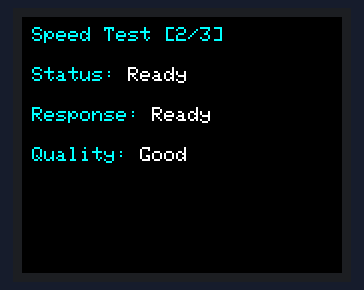
Simulated run of this sketch. Board: ESP32-C3. Shown: 160×128 colour display. WiFi joins after 1.5 s; servers stay silent unless stated; what the sketch prints to the serial monitor is not drawn.

Above: at 5.1 s.
At 10.1 s:
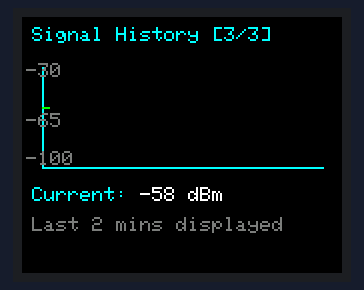
At 15.2 s:
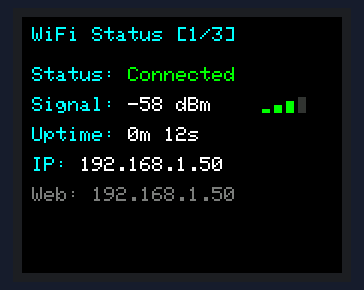
At 20.2 s:
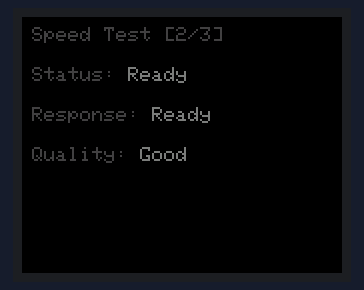
At 25.3 s:
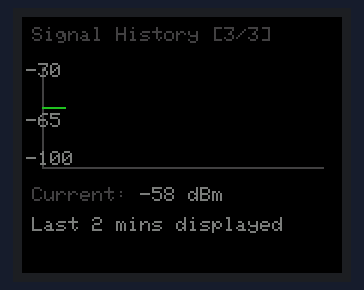
At 30.3 s:
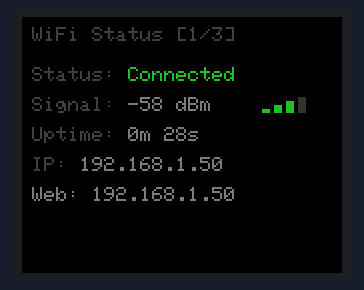

The sketch:

mininoc.ino
```cpp
#include <WiFi.h>
#include <Adafruit_GFX.h>
#include <Adafruit_ST7735.h>
#include <SPI.h>
#include <WebServer.h>
#include <HTTPClient.h>

// Replace with your network credentials
const char* ssid = "YOURWIFISSID";
const char* password = "YOURWIFIPASSWORD";

// ST7735 TFT display pin definitions for ESP32-C3 SuperMini
#define TFT_CS    7   // Chip select
#define TFT_RST   6   // Reset
#define TFT_DC    5   // Data/Command
#define TFT_MOSI  4   // SDA/MOSI
#define TFT_SCLK  3   // SCL/SCLK

// Create display object
Adafruit_ST7735 tft = Adafruit_ST7735(TFT_CS, TFT_DC, TFT_MOSI, TFT_SCLK, TFT_RST);

// Web server
WebServer server(80);

// Display pages
enum DisplayPage {
  PAGE_STATUS,
  PAGE_SPEED_TEST,
  PAGE_HISTORY_GRAPH,
  PAGE_COUNT
};

DisplayPage currentPage = PAGE_STATUS;
unsigned long lastPageSwitch = 0;
const unsigned long pageInterval = 5000; // Switch pages every 5 seconds

// Variables for tracking uptime
unsigned long startTime;
unsigned long lastUpdate = 0;
const unsigned long updateInterval = 5000; // Update every 5 seconds

// WiFi retry logic variables
unsigned long lastWiFiCheck = 0;
const unsigned long wifiCheckInterval = 5000; // Check WiFi every 5 seconds
bool wasConnected = false;
int retryCount = 0;
const int maxRetries = 3;

// Speed test variables
float downloadSpeedMbps = 0.0;
float uploadSpeedMbps = 0.0;
unsigned long lastSpeedTest = 0;
const unsigned long speedTestInterval = 30000; // Test every 30 seconds
bool speedTestInProgress = false;
String speedTestStatus = "Ready";

// Connection history for graph (last 60 data points)
int rssiHistory[60];
int historyIndex = 0;
bool historyFull = false;
unsigned long lastHistoryUpdate = 0;
const unsigned long historyInterval = 2000; // Update history every 2 seconds

// Display dimming
bool isDimmed = false;
unsigned long dimTimer = 0;
const unsigned long dimDelay = 15000; // Dim after 15 seconds
unsigned long lastPowerOn = 0; // Track power cycles

void setup() {
  Serial.begin(115200);
  // Initialize display
  tft.initR(INITR_BLACKTAB);
  tft.setRotation(1); // Landscape orientation
  tft.fillScreen(ST77XX_BLACK);
  // Initialize history array
  for (int i = 0; i < 60; i++) {
    rssiHistory[i] = -100; // Initialize with very poor signal
  }
  // Display startup message
  tft.setTextColor(ST77XX_WHITE);
  tft.setTextSize(1);
  tft.setCursor(10, 10);
  tft.println("ESP32-C3 Mini NOC");
  tft.setCursor(10, 30);
  tft.println("Connecting to WiFi...");
  // Connect to WiFi
  connectToWiFi();
  startTime = millis();
  lastPowerOn = millis();
  dimTimer = millis();
  // Initialize web server
  setupWebServer();
  // Clear screen after connection
  tft.fillScreen(ST77XX_BLACK);
}

void loop() {
  // Handle web server
  server.handleClient();
  // Check WiFi connection status periodically
  if (millis() - lastWiFiCheck >= wifiCheckInterval) {
    checkWiFiConnection();
    lastWiFiCheck = millis();
  }
  // Update connection history
  if (millis() - lastHistoryUpdate >= historyInterval && WiFi.status() == WL_CONNECTED) {
    updateConnectionHistory();
    lastHistoryUpdate = millis();
  }
  // Perform speed test periodically
  if (millis() - lastSpeedTest >= speedTestInterval && WiFi.status() == WL_CONNECTED && !speedTestInProgress) {
    performSpeedTest();
    lastSpeedTest = millis();
  }
  // Handle display dimming
  handleDisplayDimming();
  // Switch pages every 5 seconds
  if (millis() - lastPageSwitch >= pageInterval) {
    currentPage = (DisplayPage)((currentPage + 1) % PAGE_COUNT);
    lastPageSwitch = millis();
    tft.fillScreen(ST77XX_BLACK); // Clear entire screen before switching pages
    updateDisplay(); // Immediately draw new page
  }
  // Update display
  if (millis() - lastUpdate >= updateInterval) {
    updateDisplay();
    lastUpdate = millis();
  }
  delay(100);
}

void connectToWiFi() {
  WiFi.begin(ssid, password);
  int attempts = 0;
  while (WiFi.status() != WL_CONNECTED && attempts < 30) { // 30 second timeout
    delay(1000);
    Serial.println("Connecting to WiFi...");
    attempts++;
  }
  if (WiFi.status() == WL_CONNECTED) {
    Serial.println("WiFi connected!");
    Serial.print("IP address: ");
    Serial.println(WiFi.localIP());
    wasConnected = true;
    retryCount = 0;
    dimTimer = millis(); // Reset dim timer on connection
  } else {
    Serial.println("WiFi connection failed!");
    wasConnected = false;
  }
}

void checkWiFiConnection() {
  if (WiFi.status() != WL_CONNECTED && wasConnected) {
    Serial.println("WiFi disconnected! Attempting to reconnect...");
    retryCount++;
    if (retryCount <= maxRetries) {
      WiFi.disconnect();
      delay(1000);
      connectToWiFi();
    } else {
      Serial.println("Max retry attempts reached. Will keep trying...");
      retryCount = 0; // Reset counter to keep trying
    }
  }
  // Update connection state
  if (WiFi.status() == WL_CONNECTED) {
    wasConnected = true;
  } else {
    wasConnected = false;
  }
}

void updateConnectionHistory() {
  if (WiFi.status() == WL_CONNECTED) {
    rssiHistory[historyIndex] = WiFi.RSSI();
  } else {
    rssiHistory[historyIndex] = -100; // Disconnected
  }
  historyIndex = (historyIndex + 1) % 60;
  if (historyIndex == 0) historyFull = true;
}

void performSpeedTest() {
  speedTestInProgress = true;
  speedTestStatus = "Testing...";
  // Memory-efficient ping-based connection quality test
  HTTPClient http;
  http.begin("http://httpbin.org/status/200"); // Just get HTTP status, no data download
  http.setTimeout(5000); // 5 second timeout
  unsigned long startTime = millis();
  int httpCode = http.GET();
  unsigned long endTime = millis();
  if (httpCode == 200) {
    float responseTime = endTime - startTime; // Response time in ms
    // Estimate "speed" based on response time (lower is better)
    // This is more of a connection quality indicator than actual speed
    if (responseTime < 100) {
      downloadSpeedMbps = 10.0; // Excellent connection
    } else if (responseTime < 300) {
      downloadSpeedMbps = 5.0;  // Good connection
    } else if (responseTime < 800) {
      downloadSpeedMbps = 2.0;  // Fair connection
    } else {
      downloadSpeedMbps = 0.5;  // Poor connection
    }
    speedTestStatus = String(responseTime) + "ms";
  } else {
    downloadSpeedMbps = 0.0;
    speedTestStatus = "Failed";
  }
  http.end();
  speedTestInProgress = false;
}

void handleDisplayDimming() {
  // Check if we should dim (15 seconds after power on or connection)
  if (!isDimmed && (millis() - dimTimer > dimDelay)) {
    isDimmed = true;
    // Reduce brightness by setting a darker background and text colors
  }
  // Reset dim timer on new connection
  if (WiFi.status() == WL_CONNECTED && !wasConnected) {
    dimTimer = millis();
    isDimmed = false;
  }
}

void updateDisplay() {
  uint16_t textColor = isDimmed ? 0x7BEF : ST77XX_WHITE; // Dimmed or normal text
  uint16_t accentColor = isDimmed ? 0x4208 : ST77XX_CYAN; // Dimmed or normal accent
  switch (currentPage) {
    case PAGE_STATUS:
      drawStatusPage(textColor, accentColor);
      break;
    case PAGE_SPEED_TEST:
      drawSpeedTestPage(textColor, accentColor);
      break;
    case PAGE_HISTORY_GRAPH:
      drawHistoryGraphPage(textColor, accentColor);
      break;
  }
}

void drawStatusPage(uint16_t textColor, uint16_t accentColor) {
  // Page title
  tft.setTextColor(accentColor);
  tft.setTextSize(1);
  tft.setCursor(5, 5);
  tft.println("WiFi Status [1/3]");
  // WiFi connection status
  tft.setCursor(5, 25);
  tft.setTextColor(accentColor);
  tft.print("Status: ");
  if (WiFi.status() == WL_CONNECTED) {
    tft.setTextColor(isDimmed ? 0x2604 : ST77XX_GREEN);
    tft.print("Connected");
  } else {
    tft.setTextColor(isDimmed ? 0x4800 : ST77XX_RED);
    tft.print("Disconnected");
  }
  // Signal strength with bars
  tft.setTextColor(accentColor);
  tft.setCursor(5, 40);
  tft.print("Signal: ");
  if (WiFi.status() == WL_CONNECTED) {
    int rssi = WiFi.RSSI();
    tft.setTextColor(textColor);
    tft.print(rssi);
    tft.print(" dBm");
    drawSignalBars(rssi, 120, 40, isDimmed);
  } else {
    tft.setTextColor(textColor);
    tft.print("N/A");
  }
  // Uptime
  tft.setTextColor(accentColor);
  tft.setCursor(5, 55);
  tft.print("Uptime: ");
  tft.setTextColor(textColor);
  unsigned long uptime = millis() - startTime;
  formatUptime(uptime);
  // IP Address
  tft.setTextColor(accentColor);
  tft.setCursor(5, 70);
  tft.print("IP: ");
  tft.setTextColor(textColor);
  if (WiFi.status() == WL_CONNECTED) {
    tft.print(WiFi.localIP());
  } else {
    tft.print("Not assigned");
  }
  // Web interface info
  tft.setTextColor(0x7BEF);
  tft.setCursor(5, 85);
  tft.print("Web: ");
  if (WiFi.status() == WL_CONNECTED) {
    tft.print(WiFi.localIP());
  } else {
    tft.print("Offline");
  }
}

void drawSpeedTestPage(uint16_t textColor, uint16_t accentColor) {
  // Page title
  tft.setTextColor(accentColor);
  tft.setTextSize(1);
  tft.setCursor(5, 5);
  tft.println("Speed Test [2/3]");
  // Speed test status
  tft.setTextColor(accentColor);
  tft.setCursor(5, 25);
  tft.print("Status: ");
  tft.setTextColor(textColor);
  tft.print(speedTestStatus);
  // Connection quality/response time
  tft.setTextColor(accentColor);
  tft.setCursor(5, 45);
  tft.print("Response: ");
  tft.setTextColor(textColor);
  if (speedTestStatus.indexOf("ms") > 0) {
    tft.print(speedTestStatus); // Shows response time
  } else {
    tft.print(speedTestStatus); // Shows status
  }
  // Connection quality indicator
  tft.setTextColor(accentColor);
  tft.setCursor(5, 65);
  tft.print("Quality: ");
  tft.setTextColor(textColor);
  if (WiFi.status() == WL_CONNECTED) {
    int rssi = WiFi.RSSI();
    if (rssi > -50) tft.print("Excellent");
    else if (rssi > -60) tft.print("Good");
    else if (rssi > -70) tft.print("Fair");
    else tft.print("Poor");
  } else {
    tft.print("Disconnected");
  }
  // Progress bar for speed test
  if (speedTestInProgress) {
    tft.drawRect(5, 85, 100, 8, accentColor);
    // Simple animated progress bar
    int progress = (millis() / 200) % 100;
    tft.fillRect(6, 86, progress, 6, isDimmed ? 0x2604 : ST77XX_GREEN);
  }
}

void drawHistoryGraphPage(uint16_t textColor, uint16_t accentColor) {
  // Page title
  tft.setTextColor(accentColor);
  tft.setTextSize(1);
  tft.setCursor(5, 5);
  tft.println("Signal History [3/3]");
  // Draw graph axes
  int graphX = 10;
  int graphY = 25;
  int graphWidth = 140;
  int graphHeight = 50;
  tft.drawLine(graphX, graphY + graphHeight, graphX + graphWidth, graphY + graphHeight, accentColor); // X-axis
  tft.drawLine(graphX, graphY, graphX, graphY + graphHeight, accentColor); // Y-axis
  // Y-axis labels
  tft.setTextColor(0x7BEF);
  tft.setTextSize(1);
  tft.setCursor(2, graphY - 2);
  tft.print("-30");
  tft.setCursor(2, graphY + graphHeight/2 - 2);
  tft.print("-65");
  tft.setCursor(2, graphY + graphHeight - 8);
  tft.print("-100");
  // Draw signal history graph
  int dataPoints = historyFull ? 60 : historyIndex;
  if (dataPoints > 1) {
    for (int i = 1; i < dataPoints && i < graphWidth; i++) {
      int idx1 = historyFull ? (historyIndex + i - 1) % 60 : i - 1;
      int idx2 = historyFull ? (historyIndex + i) % 60 : i;
      // Map RSSI values (-30 to -100) to graph coordinates
      int y1 = graphY + graphHeight - ((rssiHistory[idx1] + 100) * graphHeight / 70);
      int y2 = graphY + graphHeight - ((rssiHistory[idx2] + 100) * graphHeight / 70);
      // Clamp to graph bounds
      y1 = constrain(y1, graphY, graphY + graphHeight);
      y2 = constrain(y2, graphY, graphY + graphHeight);
      uint16_t lineColor = isDimmed ? 0x2604 : ST77XX_GREEN;
      if (rssiHistory[idx2] < -70) lineColor = isDimmed ? 0x8400 : ST77XX_YELLOW;
      if (rssiHistory[idx2] < -80) lineColor = isDimmed ? 0x4800 : ST77XX_RED;
      tft.drawLine(graphX + i - 1, y1, graphX + i, y2, lineColor);
    }
  }
  // Current RSSI value
  tft.setTextColor(accentColor);
  tft.setCursor(5, 85);
  tft.print("Current: ");
  tft.setTextColor(textColor);
  if (WiFi.status() == WL_CONNECTED) {
    tft.print(WiFi.RSSI());
    tft.print(" dBm");
  } else {
    tft.print("Disconnected");
  }
  // Time indicator
  tft.setTextColor(0x7BEF);
  tft.setCursor(5, 100);
  tft.print("Last 2 mins displayed");
}

void drawSignalBars(int rssi, int x, int y, bool dimmed) {
  int barWidth = 4;
  int barHeight = 8;
  int barSpacing = 6;
  // Clear previous bars
  tft.fillRect(x, y, 35, barHeight, ST77XX_BLACK);
  // Determine number of bars based on RSSI
  int bars = 0;
  if (rssi > -50) bars = 4;        // Excellent
  else if (rssi > -60) bars = 3;   // Good
  else if (rssi > -70) bars = 2;   // Fair
  else if (rssi > -80) bars = 1;   // Poor
  else bars = 0;                   // Very poor
  // Draw signal bars
  for (int i = 0; i < 4; i++) {
    int currentBarHeight = (i + 1) * 2; // Increasing height
    int currentBarY = y + (barHeight - currentBarHeight);
    uint16_t barColor;
    if (i < bars) {
      // Filled bars - color based on signal strength
      if (dimmed) {
        if (bars >= 3) barColor = 0x2604;      // Dimmed green
        else if (bars >= 2) barColor = 0x8400; // Dimmed yellow
        else barColor = 0x4800;                // Dimmed red
      } else {
        if (bars >= 3) barColor = ST77XX_GREEN;
        else if (bars >= 2) barColor = ST77XX_YELLOW;
        else barColor = ST77XX_RED;
      }
    } else {
      // Empty bars
      barColor = 0x31A6; // Dark gray
    }
    tft.fillRect(x + (i * barSpacing), currentBarY, barWidth, currentBarHeight, barColor);
  }
}

void formatUptime(unsigned long uptime) {
  unsigned long seconds = uptime / 1000;
  unsigned long minutes = seconds / 60;
  unsigned long hours = minutes / 60;
  unsigned long days = hours / 24;
  seconds %= 60;
  minutes %= 60;
  hours %= 24;
  if (days > 0) {
    tft.print(days);
    tft.print("d ");
  }
  if (hours > 0 || days > 0) {
    tft.print(hours);
    tft.print("h ");
  }
  tft.print(minutes);
  tft.print("m ");
  tft.print(seconds);
  tft.print("s");
}

void setupWebServer() {
  server.on("/", HTTP_GET, []() {
    String html = "<!DOCTYPE html><html><head><title>ESP32-C3 Mini NOC</title>";
    html += "<meta http-equiv='refresh' content='5'>";
    html += "<style>body{font-family:Arial;margin:20px;background:#f0f0f0;}";
    html += ".container{background:white;padding:20px;border-radius:10px;box-shadow:0 2px 10px rgba(0,0,0,0.1);}";
    html += ".status{display:flex;justify-content:space-between;margin:10px 0;}";
    html += ".connected{color:green;} .disconnected{color:red;}";
    html += "</style></head><body>";
    html += "<div class='container'>";
    html += "<h1>ESP32-C3 Mini NOC Dashboard</h1>";
    html += "<div class='status'><span>WiFi Status:</span><span class='";
    html += (WiFi.status() == WL_CONNECTED) ? "connected'>Connected" : "disconnected'>Disconnected";
    html += "</span></div>";
    if (WiFi.status() == WL_CONNECTED) {
      html += "<div class='status'><span>SSID:</span><span>" + WiFi.SSID() + "</span></div>";
      html += "<div class='status'><span>IP Address:</span><span>" + WiFi.localIP().toString() + "</span></div>";
      html += "<div class='status'><span>RSSI:</span><span>" + String(WiFi.RSSI()) + " dBm</span></div>";
      html += "<div class='status'><span>Download Speed:</span><span>" + String(downloadSpeedMbps, 2) + " Mbps</span></div>";
    }
    unsigned long uptime = millis() - startTime;
    html += "<div class='status'><span>Uptime:</span><span>" + String(uptime/1000) + " seconds</span></div>";
    html += "<div class='status'><span>Speed Test Status:</span><span>" + speedTestStatus + "</span></div>";
    html += "</div></body></html>";
    server.send(200, "text/html", html);
  });
  server.begin();
  Serial.println("Web server started");
}
```

Measured:
- what the display in image 0 shows lasts 5.1 s, from 5.0 s to 10.1 s
- what the display in image 1 shows lasts 5.0 s, from 10.1 s to 15.1 s
